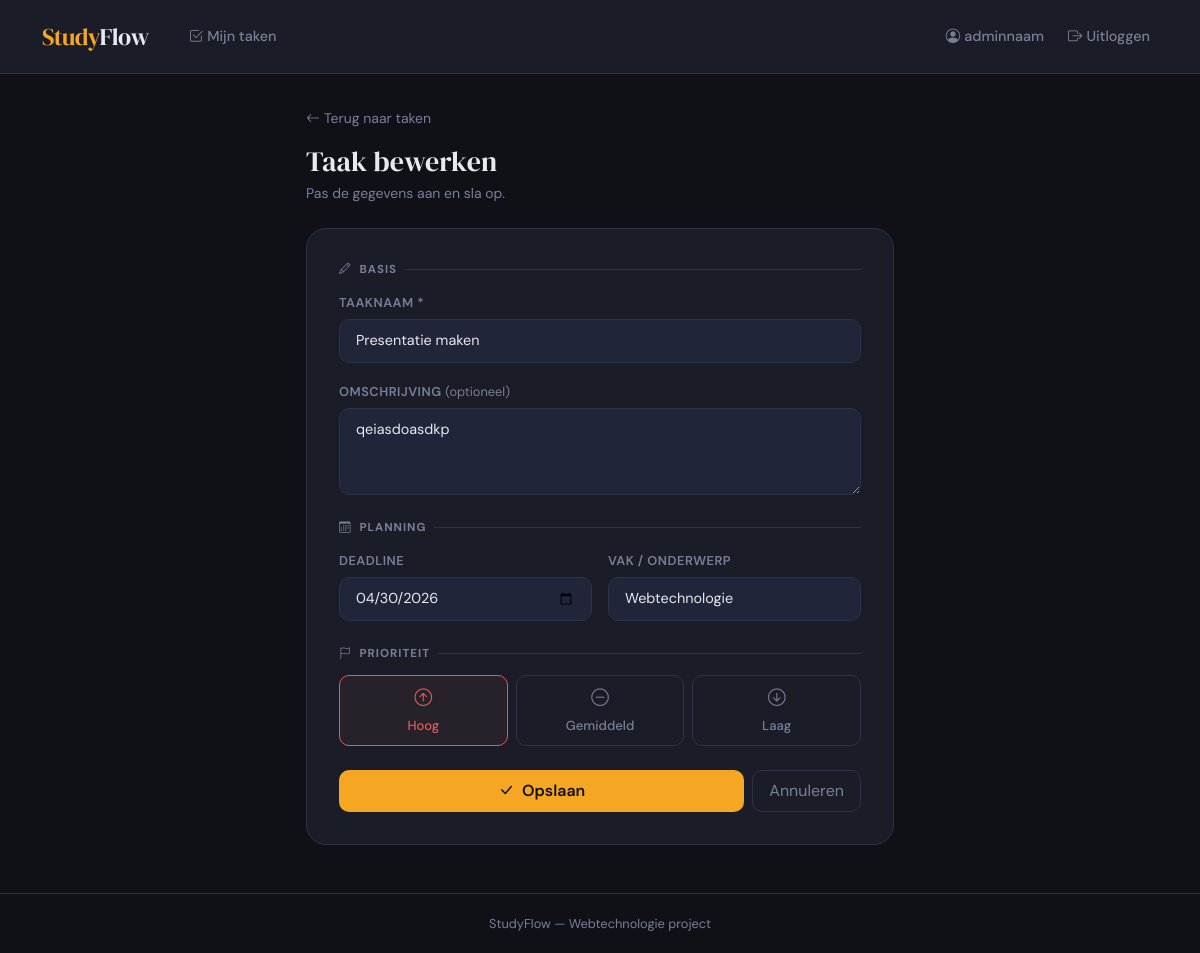
Page /task/7/edit (signed in) on the committed database.
### app.py (models this page shows)
class User(UserMixin, db.Model):
    id       = db.Column(db.Integer, primary_key=True)
    username = db.Column(db.String(80),  unique=True, nullable=False)
    email    = db.Column(db.String(120), unique=True, nullable=False)
    password = db.Column(db.String(200), nullable=False)
    tasks    = db.relationship('Task', backref='owner', lazy=True)

class Task(db.Model):
    id          = db.Column(db.Integer, primary_key=True)
    title       = db.Column(db.String(200), nullable=False)
    description = db.Column(db.Text, default='')
    subject     = db.Column(db.String(100), default='')
    priority    = db.Column(db.String(20),  default='medium')   # low / medium / high
    deadline    = db.Column(db.Date, nullable=True)
    done        = db.Column(db.Boolean, default=False)
    created_at  = db.Column(db.DateTime, default=datetime.utcnow)
    user_id     = db.Column(db.Integer, db.ForeignKey('user.id'), nullable=False)

### app.py (the view, shortened to what this page needs)
@app.route('/task/<int:task_id>/edit', methods=['GET', 'POST'])
@login_required
def edit_task(task_id):
    task = Task.query.get_or_404(task_id)
    if task.user_id != current_user.id:
        flash('Je hebt geen toegang tot deze taak.', 'error')
        return redirect(url_for('index'))
    return render_template('edit_task.html', task=task)

### app.py (called while the page is built)
@login_manager.user_loader
def load_user(user_id):
    return User.query.get(int(user_id))

### templates/edit_task.html (shortened to what this page needs)
{% extends "base.html" %}
{% block content %}
<div class="add-wrapper">
    <a href="{{ url_for('index') }}" class="d-inline-flex align-items-center gap-1 mb-3"
       style="color:var(--text-muted); font-size:0.875rem; text-decoration:none;">
        <i class="bi bi-arrow-left"></i> Terug naar taken
    </a>
    <h1 class="mb-1" style="font-size:1.75rem;">Taak bewerken</h1>
    <p class="mb-4" style="color:var(--text-muted); font-size:0.875rem;">
        Pas de gegevens aan en sla op.
    </p>
    <div class="add-card">
        <form method="POST" action="{{ url_for('edit_task', task_id=task.id) }}" novalidate>
            <div class="section-label"><i class="bi bi-pencil"></i> Basis</div>
            <div class="mb-3">
                <label class="form-label-sf">Taaknaam *</label>
                <input type="text" name="title" class="form-control form-control-sf"
                       placeholder="bijv. Hoofdstuk 4 samenvatten" required autofocus
                       value="{{ task.title }}">
            </div>
            <div class="mb-4">
                <label class="form-label-sf">Omschrijving <span style="color:var(--text-muted); font-weight:400; text-transform:none; letter-spacing:0;">(optioneel)</span></label>
                <textarea name="description" class="form-control form-control-sf"
                          rows="3" placeholder="Extra uitleg, links, notities...">{{ task.description }}</textarea>
            </div>
            <div class="section-label mt-2"><i class="bi bi-calendar3"></i> Planning</div>
            <div class="row g-3 mb-4">
                <div class="col-sm-6">
                    <label class="form-label-sf">Deadline</label>
                    <input type="date" name="deadline" class="form-control form-control-sf"
                           value="{{ task.deadline.strftime('%Y-%m-%d') if task.deadline else '' }}">
                </div>
                <div class="col-sm-6">
                    <label class="form-label-sf">Vak / Onderwerp</label>
                    <input type="text" name="subject" class="form-control form-control-sf"
                           placeholder="bijv. Wiskunde"
                           value="{{ task.subject }}">
                </div>
            </div>
            <div class="section-label mt-2"><i class="bi bi-flag"></i> Prioriteit</div>
            <div class="priority-group mb-4" id="priorityGroup">
                <button type="button" class="priority-btn" data-value="high"
                        onclick="selectPriority('high')">
                    <i class="bi bi-arrow-up-circle d-block mb-1" style="font-size:1.1rem;"></i>
                    Hoog
                </button>
                <button type="button" class="priority-btn" data-value="medium"
                        onclick="selectPriority('medium')">
                    <i class="bi bi-dash-circle d-block mb-1" style="font-size:1.1rem;"></i>
                    Gemiddeld
                </button>
                <button type="button" class="priority-btn" data-value="low"
                        onclick="selectPriority('low')">
                    <i class="bi bi-arrow-down-circle d-block mb-1" style="font-size:1.1rem;"></i>
                    Laag
                </button>
            </div>
            <div class="d-flex gap-2">
                <button type="submit" class="btn btn-accent flex-grow-1 py-2">
                    <i class="bi bi-check-lg me-1"></i> Opslaan
                </button>
                <a href="{{ url_for('index') }}" class="btn btn-outline-sf py-2 px-3">
                    Annuleren
                </a>
            </div>
        </form>
    </div>
</div>
{% endblock %}

### templates/base.html (shortened to what this page needs)
<!DOCTYPE html>
<html lang="nl">
<head>
    <link href="https://cdn.jsdelivr.net/npm/bootstrap@5.3.3/dist/css/bootstrap.min.css" rel="stylesheet"/>
    <link href="https://cdn.jsdelivr.net/npm/bootstrap-icons@1.11.3/font/bootstrap-icons.css" rel="stylesheet"/>
    <link rel="stylesheet" href="{{ url_for('static', filename='style.css') }}"/>
</head>
<body class="d-flex flex-column">
    <nav class="navbar navbar-expand-lg">
        <div class="container">
            <a class="navbar-brand" href="{{ url_for('index') }}">Study<span>Flow</span></a>
            <div class="collapse navbar-collapse" id="navMenu">
                <ul class="navbar-nav me-auto ms-3 gap-1">
                    {% if current_user.is_authenticated %}
                    <li class="nav-item">
                        <a class="nav-link {% if request.endpoint == 'index' %}active{% endif %}" href="{{ url_for('index') }}">
                            <i class="bi bi-check2-square me-1"></i>Mijn taken
                        </a>
                    </li>
                    {% endif %}
                </ul>
                <ul class="navbar-nav ms-auto align-items-center gap-2">
                    {% if current_user.is_authenticated %}
                    <li class="nav-item">
                        <a class="nav-link {% if request.endpoint == 'profile' %}active{% endif %}" href="{{ url_for('profile') }}">
                            <i class="bi bi-person-circle me-1"></i>{{ current_user.username }}
                        </a>
                    </li>
                    <li class="nav-item">
                        <a class="nav-link" href="{{ url_for('logout') }}">
                            <i class="bi bi-box-arrow-right me-1"></i>Uitloggen
                        </a>
                    </li>
                    {% endif %}
                </ul>
            </div>
        </div>
    </nav>
    <main class="flex-grow-1">
        {% block content %}{% endblock %}
    </main>
    <footer>
        <div class="container text-center">
            StudyFlow &mdash; Webtechnologie project
        </div>
    </footer>
</body>
</html>

### static/style.css (style rules this page uses)
:root { --bg-dark: #0f1117; --bg-card: #1a1d27; --bg-card2: #21253a; --accent: #f5a623; --accent-soft: #f5a62322; --text-main: #e8e9f0; --text-muted: #7a7f99; --border: #2e3247; --danger: #e05c5c; --success: #4ecb8d; --warning: #f5a623; }
* { box-sizing: border-box; }
body { background-color: var(--bg-dark); color: var(--text-main); font-family: 'DM Sans', sans-serif; font-weight: 400; min-height: 100vh; }
h1, h2, h3, .brand { font-family: 'DM Serif Display', serif; }
.navbar { background-color: var(--bg-card); border-bottom: 1px solid var(--border); padding: 0.85rem 0; }
.navbar-brand { font-family: 'DM Serif Display', serif; font-size: 1.5rem; color: var(--accent) !important; letter-spacing: -0.5px; }
.navbar-brand span { color: var(--text-main); }
.nav-link { color: var(--text-muted) !important; font-weight: 500; font-size: 0.9rem; transition: color 0.2s; }
.btn-accent { background-color: var(--accent); color: #0f1117; font-weight: 600; border: none; border-radius: 10px; transition: opacity 0.2s, transform 0.1s; }
.btn-outline-sf { border: 1px solid var(--border); color: var(--text-muted); background: transparent; border-radius: 10px; transition: all 0.2s; }
.form-control-sf, .form-select-sf { background-color: var(--bg-card2); border: 1px solid var(--border); border-radius: 10px; color: var(--text-main); padding: 0.65rem 1rem; font-size: 0.9rem; transition: border-color 0.2s; }
.form-control-sf::placeholder { color: var(--text-muted); }
.form-label-sf { font-size: 0.8rem; font-weight: 600; text-transform: uppercase; letter-spacing: 0.5px; color: var(--text-muted); margin-bottom: 0.4rem; }
footer { border-top: 1px solid var(--border); color: var(--text-muted); font-size: 0.8rem; padding: 1.25rem 0; margin-top: auto; }

### rows in the picture
User: username "adminnaam"
Task: title "Presentatie maken", description "qeiasdoasdkp", deadline "04/30/2026", subject "Webtechnologie"
